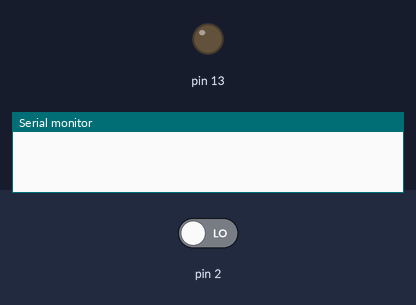
Recording of a sketch running on a simulated Arduino Uno, built with avr-gcc and run on an emulated ATmega328P. Shown: output pins drawn as LEDs (lit = HIGH), the last lines printed to the serial monitor. The inputs (shaded band) are chosen by the test bench; at power-on: pin 2 LOW.

Above: at 1.2 s.
1.3 s: pin 2 driven HIGH
At 2.4 s:
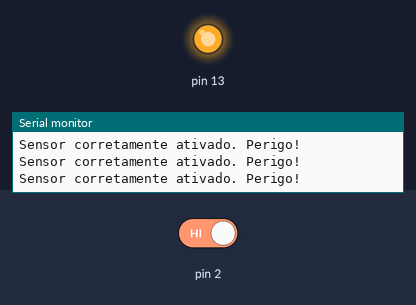
2.8 s: pin 2 driven LOW
At 3.4 s:
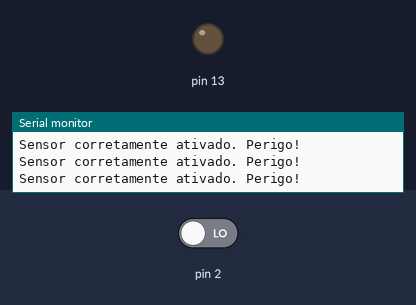
Timing chart, 0 to 5.8 s (numbered marks = the images above; inputs shaded):
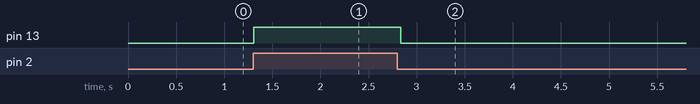

The sketch:

PIRSensorLED.ino
```cpp
// Código simples para uso do sensor de presença PIRSensor
// Indicação no LED

int sensorState = 0;

void setup()
{
  pinMode(2, INPUT);
  pinMode(13, OUTPUT);
  Serial.begin(9600);
}

void loop()
{
  sensorState = digitalRead(2);
  //Caso o sensor seja difícil para testar, alterne entre HIGH e LOW a linha abaixo, para ver o melhor resultado do experimento.
  if (sensorState == HIGH) {
    digitalWrite(13, HIGH);
    Serial.println("Sensor corretamente ativado. Perigo!");
  } else {
    digitalWrite(13, LOW);
  }
  delay(15);
}
```

Measured:
- after the input at 1.3 s, pin 13: LOW → HIGH at once
- after the input at 2.8 s, pin 13: HIGH → LOW at once
